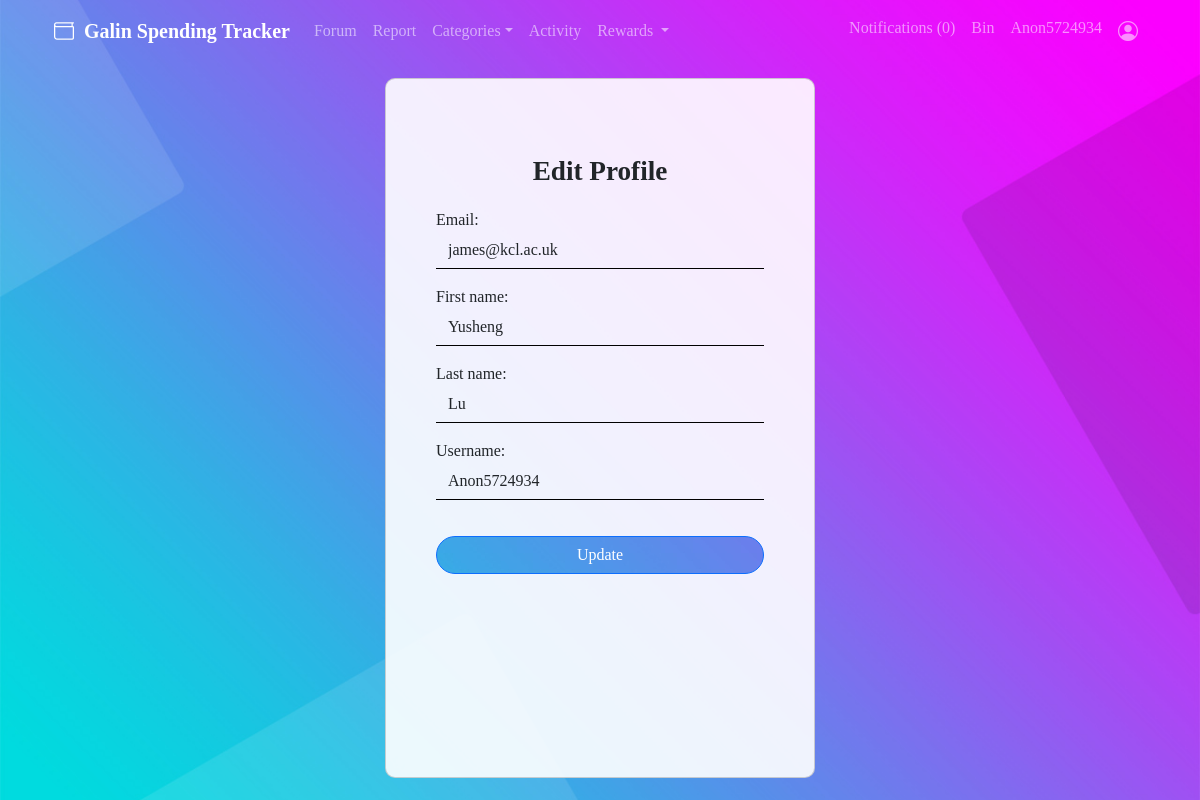
/edit_user/ (signed in), run on the app's committed database.
### tracker/models.py (models this page shows, shortened)
class User(AbstractBaseUser, PermissionsMixin):
    email = models.EmailField(
        unique=True,
        max_length=50,
        blank=False,
    )
    first_name = models.CharField(max_length=50, blank=False)
    last_name = models.CharField(max_length=50, blank=False)
    is_staff = models.BooleanField(default=False)
    is_superuser = models.BooleanField(default=False)
    is_active = models.BooleanField(default=True)
    available_categories = models.ManyToManyField('Category', symmetrical = False, related_name = 'users')
    username = models.CharField(max_length=50, default=random_username, blank=True)
    trees = models.IntegerField(default=0)
    has_email_sent = models.BooleanField(default=False)
    objects = UserManager()
    USERNAME_FIELD = 'email'

### tracker/views.py (the view, shortened to what this page needs)
# urls.py: path('edit_user/', UserEditView.as_view(), name='edit_user'),
class UserEditView(generic.UpdateView):
    form_class = EditUserForm
    template_name = 'edit_user.html'
    success_url = reverse_lazy('landing_page')
    def get_object(self):
        return self.request.user
    def get_initial(self):
        user = self.get_object()
        return {'email': user.email, 'first_name': user.first_name, 'last_name': user.last_name}

### tracker/forms.py
class EditUserForm(UserChangeForm):
    email = forms.CharField(
        max_length=100, widget=forms.TextInput(attrs={'class': 'form-control'}))
    first_name = forms.CharField(
        max_length=100, widget=forms.TextInput(attrs={'class': 'form-control'}))
    last_name = forms.CharField(
        max_length=100, widget=forms.TextInput(attrs={'class': 'form-control'}))
    username = forms.CharField(
        max_length=100, widget=forms.TextInput(attrs={'class': 'form-control'}))
    password = None
    class Meta:
        model = User
        fields = ['email', 'first_name', 'last_name', 'username']

### tracker/context_processors.py (called while the page is built, shortened)
def searchFunction(request):
    context = {}
    posts = Post.objects.all()
    return context

def notifications(request):
    if request.user.is_authenticated:
        return {'notifications': request.user.notifications.filter(is_read=False)
    }
    else:
        return  {'notifications': []}

### tracker/templates/edit_user.html (shortened to what this page needs)
{% extends 'base_content.html' %}
{% block content %}
<div class="row">
    <div class="my-auto">
        <div class="card cover-card">
            <p class="cover-text" style="font-weight:bold; text-align:center">Edit Profile</p>
            <form method="post">
                {% include 'partials/bootstrap_form.html' with form=form %}
                <input type="submit" value="Update" class='btn btn-primary'>
            </form>
        </div>
    </div>
</div>
{% endblock %}

### tracker/templates/partials/menu.html (shortened to what this page needs)
<div class="collapse navbar-collapse" id="navbarSupportedContent">
  <ul class="navbar-nav me-auto mb-2 mb-lg-0">
    <li class="nav-item">
      <a class="nav-link" href="{% url 'forum_home' %}">Forum</a>
    </li>
    <li class="nav-item">
      <a class="nav-link" href="{% url 'report' %}">Report</a>
    </li>
    <li class="nav-item dropdown">
      <a class="nav-link dropdown-toggle" href="#" role="button" data-bs-toggle="dropdown" aria-expanded="false">Categories</a>
    </li>
    <li class="nav-item">
      <a class="nav-link" href="{% url 'my_activity' %}?num_items=10">Activity</a>
    </li>
    <li class="nav-item dropdown">
      <a class="nav-link dropdown-toggle" href="#" role="button" data-bs-toggle="dropdown" aria-expanded="false">
        Rewards
      </a>
    </li>
  </ul>
  <ul class="navbar-nav ms-auto mb-2 mb-lg-0">
    {% if notifications.count == 0 %}
    <li class="nav-item">
      <a class="nav-link" href="{% url 'notifications' %}">Notifications ({{notifications.count}})</a>
    </li>
    {% elif notifications.count > 0 %}
    <li class="nav-item">
      <a class="nav-link" style="color:rgb(146, 36, 36)" href="{% url 'notifications' %}"> <b>Notifications ({{notifications.count}}) </b></a>
    </li>
    {% endif %}
      <a class="nav-link" href="{% url 'expenditure_bin' %}">Bin</a>
    <li class="nav-item">
      <a class="nav-link">  {{user.username}} </a>
    </li>
    <li class="nav-item dropdown">
      <a class="nav-link" href="#" role="button" data-bs-toggle="dropdown" aria-expanded="false">
        <span class='bi-person-circle' style='font-size: 1.25rem'></span>
      </a>
    </li>
  </ul>
</div>

### tracker/templates/partials/bootstrap_form.html (shortened to what this page needs)
{% load widget_tweaks %}
{% for field in form %}
    <div class='mb-3'>
        {{ field.label_tag }}
        {% if form.is_bound %}
            {% if field.errors %}
                {% render_field field class='form-control is-invalid'%}
            {% else %}
                {% render_field field class='form-control is-valid'%}
            {% endif %}
        {% else %}
            {% render_field field class='form-control'%}
        {% endif %}
    </div>
{% endfor %}

### static/custom.css (style rules this page uses)
p.cover-text { font-size: 1.7rem; }
.cover-card { background-color: rgb(255, 255, 255, 0.9); margin-left: auto; margin-right: auto; width: 430px; height: 700px; padding-top: 40px; padding-left: 50px; padding-right: 50px; padding-bottom: 30px; border-radius: 10px; }
.btn-primary { background: url('images/btn-p.jpg') no-repeat; margin-top: 20px; width: 100%; border-radius: 50px 50px 50px 50px; color:rgb(255, 255, 255); }
input[type=text] { background: transparent; border: none; border-bottom: 1px solid #000000; border-radius: 0%; }
* { box-sizing: border-box; }
html { font-size: 16px; font-family: 'Titillium Web', sans-serif; background-color: rgb(0,0,0); color: #FEFEFE; }
a { color: rgb(0, 150, 255); font-weight: bolder; text-decoration: none; }

### data on the page
User: username "Anon5724934", email "james@kcl.ac.uk" "Yusheng" "Lu" "Anon5724934"

### other printed values
{{ notifications.count }} "0"
{{ field.label_tag }} "Email:" "First name:" "Last name:" "Username:"
